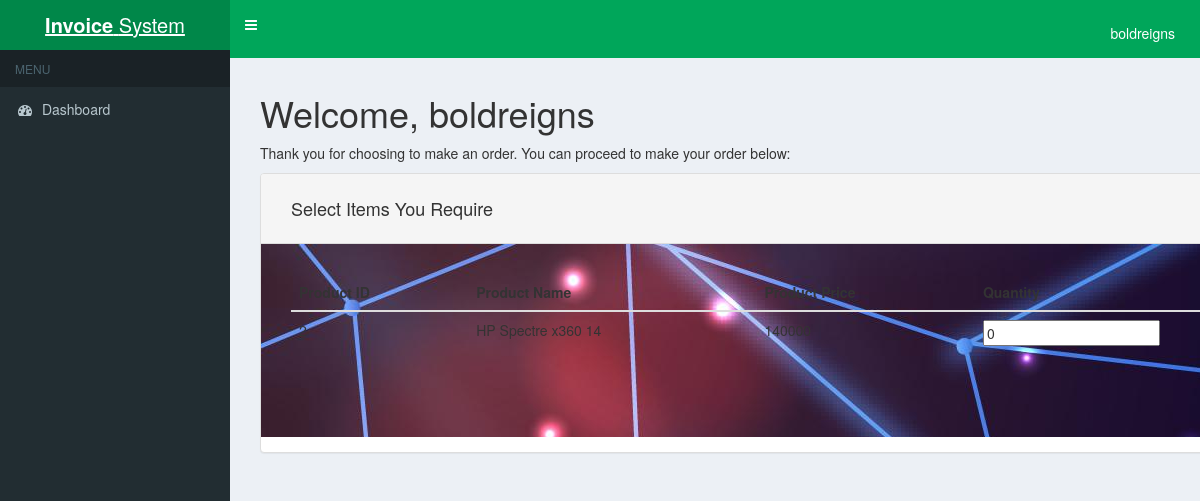
Screenshot of /orders.php?id=2 (signed in) with the database file from the repository.
### tables this page shows
CREATE TABLE `products` (
  `product_id` int NOT NULL,
  `product_name` varchar(255) NOT NULL,
  `photo` varchar(255) NOT NULL,
  `product_desc` varchar(255) NOT NULL,
  `product_vendor` varchar(255) NOT NULL,
  `product_price` decimal(10,0) NOT NULL
);

### orders.php (the view, shortened to what this page needs)
<?php
include('header.php');
if(isset($_SESSION['login_username'])) {
    $user_name = $_SESSION['login_username'];
} else {
    $user_name = 'Guest';
}
?>
<div class="container">
    <h1>Welcome, <?php echo $user_name; ?></h1>
    <p>Thank you for choosing to make an order. You can proceed to make your order below:</p>
    <div class="row">
        <div class="col-xs-12">
            <div class="panel panel-default">
                <div class="panel-heading">
                    <h4>Select Items You Require</h4>
                </div>
                <div class="panel-body form-group form-group-sm">
                    <form method="post" id="make_order" action="process_order.php">
                        <table class="table">
                            <thead>
                                <tr>
                                    <th>Product ID</th>
                                    <th>Product Name</th>
                                    <th>Product Price</th>
                                    <th>Quantity</th>
                                </tr>
                            </thead>
                            <tbody>
                                <?php
                                    $mysqli = new mysqli(DATABASE_HOST, DATABASE_USER, DATABASE_PASS, DATABASE_NAME);
                                    $product_id = $_GET['id'];
                                    $sql = "SELECT product_id, product_name, product_price FROM products WHERE product_id = $product_id";
                                    $result = $mysqli->query($sql);
                                    if ($result->num_rows > 0) {
                                        while($row = $result->fetch_assoc()) {
                                            echo "<tr>";
                                            echo "<td>{$row['product_id']}</td>";
                                            echo "<td>{$row['product_name']}</td>";
                                            echo "<td>{$row['product_price']}</td>";
                                            echo "<td><input type='number' name='quantity[{$row['product_id']}]' value='0'></td>";
                                            echo "</tr>";
                                        }
                                    } else {
                                        echo "<tr><td colspan='4'>Product not found</td></tr>";
                                    }
                                ?>
                            </tbody>
                        </table>
                        <div class="row">
                            <div class="col-xs-12 margin-top btn-group">
                            </div>
                        </div>
                    </form>
                </div>
            </div>
        </div>
    </div>
</div>
<?php
include('footer.php');
?>

### css/styles.css (style rules this page uses)
body { padding: 0; background-color: #00a65a; }
.panel-body { padding: 30px 30px 15px 30px; background-image: url('images/login.jpg'); }
.panel-heading { padding: 15px 30px 15px 30px; }
.margin-top { margin-top: 1em; }

### rows the page displays
products: product_id "2", product_name "HP Spectre x360 14", product_price "140000"

### other values shown
$_SESSION['login_username'] "boldreigns"
$user_name "boldreigns"
